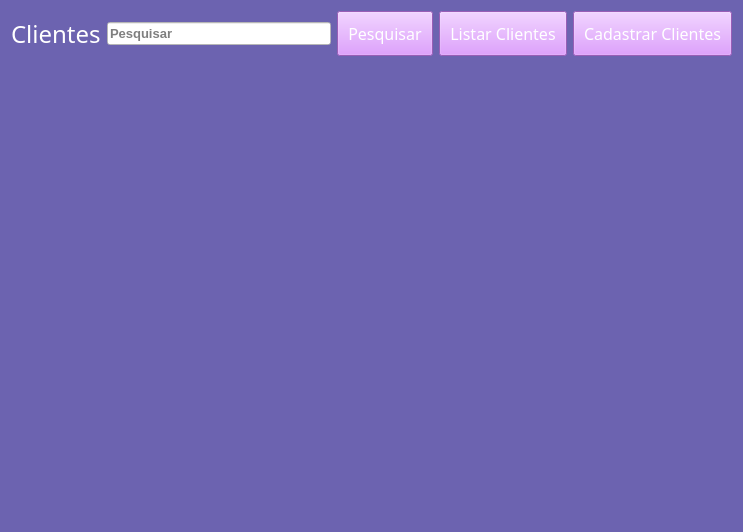
<?xml version="1.0" encoding="UTF-8"?>
<ui version="4.0">
 <class>Form</class>
 <widget class="QWidget" name="Form">
  <property name="geometry">
   <rect>
    <x>0</x>
    <y>0</y>
    <width>743</width>
    <height>532</height>
   </rect>
  </property>
  <property name="windowTitle">
   <string>Form</string>
  </property>
  <property name="styleSheet">
   <string notr="true">background-color:rgb(108, 99, 176);</string>
  </property>
  <layout class="QVBoxLayout" name="verticalLayout">
   <item>
    <layout class="QHBoxLayout" name="horizontalLayout">
     <item>
      <widget class="QLabel" name="label_5">
       <property name="font">
        <font>
         <family>Impact</family>
         <pointsize>18</pointsize>
        </font>
       </property>
       <property name="styleSheet">
        <string notr="true">color: rgb(255, 255, 255);</string>
       </property>
       <property name="text">
        <string>Clientes</string>
       </property>
      </widget>
     </item>
     <item>
      <widget class="QLineEdit" name="pesquisar_produto">
       <property name="font">
        <font>
         <pointsize>10</pointsize>
         <weight>75</weight>
         <bold>true</bold>
        </font>
       </property>
       <property name="styleSheet">
        <string notr="true">background-color: rgb(255, 255, 255);</string>
       </property>
       <property name="placeholderText">
        <string>Pesquisar</string>
       </property>
      </widget>
     </item>
     <item>
      <widget class="QPushButton" name="pesquisar_btn">
       <property name="font">
        <font>
         <family>Impact</family>
         <pointsize>12</pointsize>
        </font>
       </property>
       <property name="styleSheet">
        <string notr="true">background-color: rgb(214, 131, 255);
color: rgb(255, 255, 255);
padding: 10px;
</string>
       </property>
       <property name="text">
        <string>Pesquisar</string>
       </property>
      </widget>
     </item>
     <item>
      <widget class="QPushButton" name="listar_clientes_btn">
       <property name="font">
        <font>
         <family>Impact</family>
         <pointsize>12</pointsize>
        </font>
       </property>
       <property name="styleSheet">
        <string notr="true">background-color: rgb(214, 131, 255);
color: rgb(255, 255, 255);
padding: 10px;
</string>
       </property>
       <property name="text">
        <string>Listar Clientes</string>
       </property>
      </widget>
     </item>
     <item>
      <widget class="QPushButton" name="cadastrar_clientes_btn">
       <property name="font">
        <font>
         <family>Impact</family>
         <pointsize>12</pointsize>
        </font>
       </property>
       <property name="styleSheet">
        <string notr="true">background-color: rgb(214, 131, 255);
color: rgb(255, 255, 255);
padding: 10px;
</string>
       </property>
       <property name="text">
        <string>Cadastrar Clientes</string>
       </property>
      </widget>
     </item>
    </layout>
   </item>
   <item>
    <widget class="QStackedWidget" name="painel_clientes">
     <widget class="QWidget" name="page"/>
     <widget class="QWidget" name="page_2"/>
    </widget>
   </item>
  </layout>
 </widget>
 <resources/>
 <connections/>
</ui>
